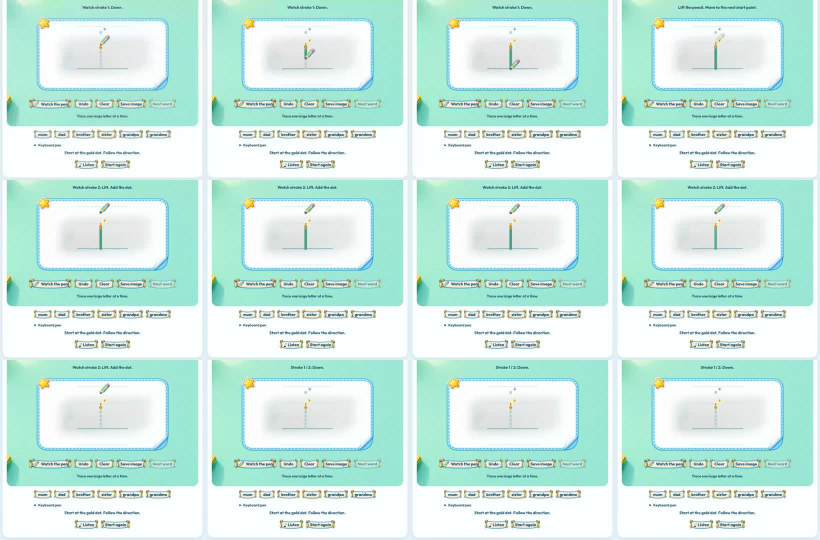
#> input picture tests/family-writing-formation-motion.jpg, 1640 x 1080 px, given in place of exec-d40008f4-32c1-4a1f-9d17-15c9ab23ec17.png, which was not available (shown at 1/2 size)
$ python build_toy_machine_art.py ../tests/family-writing-formation-motion.jpg
#> lines starting #> are read from the running program, lines starting #| are printed output that depends on the picture
from pathlib import Path
from PIL import Image
import sys

root = Path(__file__).resolve().parents[1]
source = Path('C:/Users/Admin/.codex/generated_images/01a10987-4d44-7173-9799-a54fd1ad82c7')
dest = root / 'assets/toy-machine'
dest.mkdir(parents=True, exist_ok=True)
files = {'cabinet': 'exec-d40008f4-32c1-4a1f-9d17-15c9ab23ec17.png', 'hatch': 'exec-36be0d25-2bd1-4532-abc9-671dbb7b4f60.png'}
if len(sys.argv) > 1:
    files['lever'] = sys.argv[1]
for name, file in files.items():
    im = Image.open(source / file).convert('RGBA')
    if name == 'hatch':
        im = im.crop(im.getchannel('A').getbbox())
    im.thumbnail((900, 900) if name == 'cabinet' else (700, 350) if name == 'hatch' else (200, 600), Image.Resampling.LANCZOS)
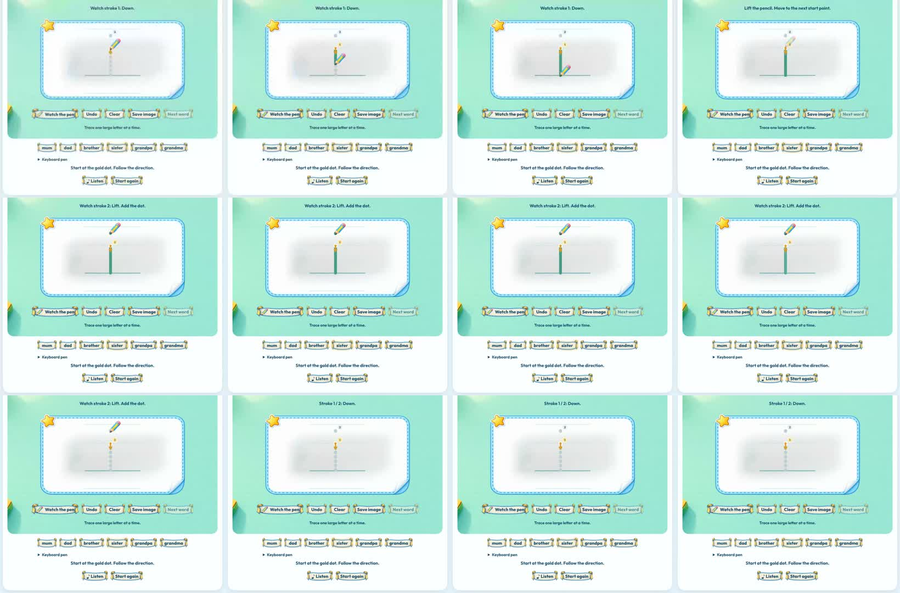
#> im: PIL image 900x593 RGBA; mean R, G, B, A 204.2, 236.3, 228.2, 255
    im.save(dest / (name + '.webp'), quality=90)
#> (the run stopped early here; a loop or call above may not have finished)

$ run again, on tests/family-writing-stencil-motion.jpg
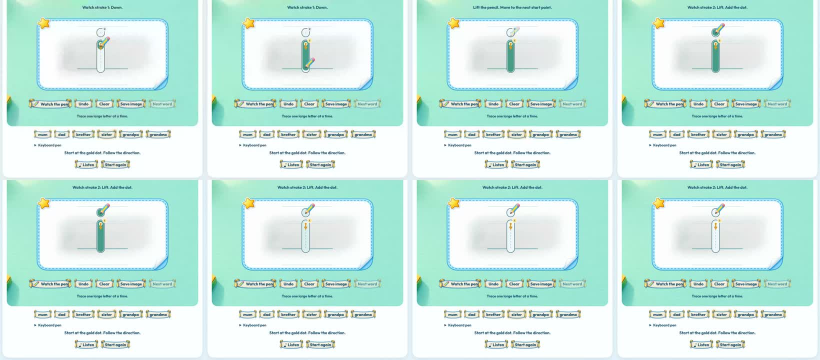
#> input picture tests/family-writing-stencil-motion.jpg, 1640 x 720 px, given in place of exec-d40008f4-32c1-4a1f-9d17-15c9ab23ec17.png, which was not available (shown at 1/2 size)
#> `im.thumbnail((900, 900) if name == 'cabinet' else (700, 350) if name =..`:
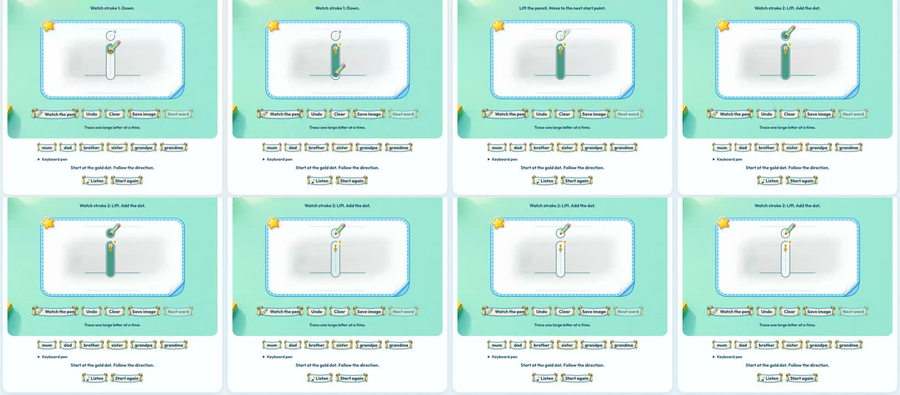
#> im: PIL image 900x395 RGBA; mean R, G, B, A 203.5, 236, 227.8, 255
